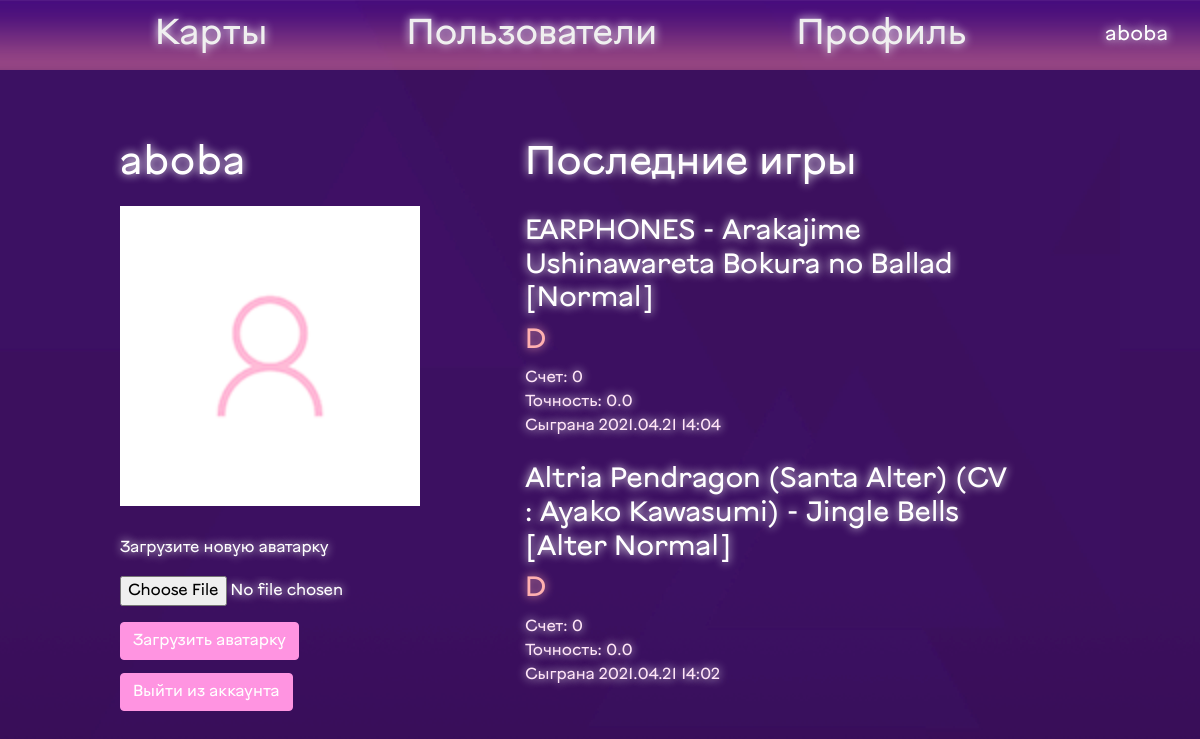
Screenshot of /profile/1 (signed in) with the database file from the repository.
### data/user.py (models this page shows, shortened)
class User(SqlAlchemyBase, UserMixin, SerializerMixin):
    __tablename__ = 'users'
    id = sqlalchemy.Column(sqlalchemy.Integer,
                           primary_key=True, autoincrement=True)
    name = sqlalchemy.Column(sqlalchemy.String)
    email = sqlalchemy.Column(sqlalchemy.String)
    hashed_password = sqlalchemy.Column(sqlalchemy.String)
    avatar = sqlalchemy.Column(sqlalchemy.String, default="default.png")
    created_date = sqlalchemy.Column(sqlalchemy.DateTime, default=datetime.datetime.now())
    plays = orm.relation("Play", back_populates="user")
    friends = sqlalchemy.Column(sqlalchemy.String, default="")
    secret_key = sqlalchemy.Column(sqlalchemy.String, default="-")

### data/play.py (models this page shows)
class Play(SqlAlchemyBase):
    __tablename__ = 'plays'
    id = sqlalchemy.Column(sqlalchemy.Integer,
                           primary_key=True, autoincrement=True)
    beatmap_id = sqlalchemy.Column(sqlalchemy.Integer, sqlalchemy.ForeignKey('maps.beatmap_id'))
    user_id = sqlalchemy.Column(sqlalchemy.Integer, sqlalchemy.ForeignKey('users.id'))
    score = sqlalchemy.Column(sqlalchemy.Integer)
    accuracy = sqlalchemy.Column(sqlalchemy.Float)
    combo = sqlalchemy.Column(sqlalchemy.Integer)
    mark = sqlalchemy.Column(sqlalchemy.String)
    date = sqlalchemy.Column(sqlalchemy.DateTime, default=datetime.datetime.now())
    user = orm.relation('User')
    beatmap = orm.relation('Map')

### data/map.py (models this page shows)
class Map(SqlAlchemyBase, UserMixin, SerializerMixin):
    __tablename__ = 'maps'
    id = sqlalchemy.Column(sqlalchemy.Integer,
                           primary_key=True, autoincrement=True)
    name = sqlalchemy.Column(sqlalchemy.String)
    artist = sqlalchemy.Column(sqlalchemy.String)
    creator = sqlalchemy.Column(sqlalchemy.String)
    version = sqlalchemy.Column(sqlalchemy.String)
    image = sqlalchemy.Column(sqlalchemy.String, default="default.png")
    music = sqlalchemy.Column(sqlalchemy.String, default="default.mp3")
    added_date = sqlalchemy.Column(sqlalchemy.DateTime, default=datetime.datetime.now())
    beatmap_id = sqlalchemy.Column(sqlalchemy.String)
    filename=sqlalchemy.Column(sqlalchemy.String)
    plays = orm.relation("Play", back_populates='beatmap')

### main.py (the view, shortened to what this page needs)
@app.route('/profile/<int:user_id>', methods=['GET', 'POST'])
def profile(user_id):
    if request.method == 'GET':
        sess = db_session.create_session()
        ans = sess.query(User).filter(User.id == user_id)
        if not ans:
            return render_template("404.html", message='Ничего не найдено')
        user = ans[0]
        plays = user.plays
        plays.sort(key=lambda x: x.date, reverse=True)
        marks_colors = {'S': "#ffeec2", "SS": "#ffeec2", "A": "#c8ffbf", "B": "#a8c5ff", "C": "#efb0ff", "D": "#ffb0b0"}
        return render_template("profile.html", user=user, plays=plays, marks_colors=marks_colors)

### data/db_session.py (called while the page is built)
def create_session() -> Session:
    global __factory
    return __factory()

### main.py (called while the page is built)
@login_manager.user_loader
def load_user(user_id):
    db_sess = db_session.create_session()
    return db_sess.query(User).get(user_id)

### templates/profile.html
{% extends "base.html" %}
{% block content %}
    <div style="width:45%; float:left">
        <h1> {{user.name}} </h1>
        <img src="/static/img/avatars/{{user.avatar}}" style="width:300px;">
        {% if current_user.is_authenticated %}
            {% if current_user.id == user.id %}
                <form method="post" enctype="multipart/form-data">
                   <div class="form-group" style="padding: 30px 10px 0px 0px">
                        <p> Загрузите новую аватарку</p>
                        <input type="file" class="form-control-file" id="photo" name="file" style="color:#fff;
                        text-shadow: 0px 0px 10px white;color: #ffffff; font-family: CorpRound;">
                    </div>
                    <button type="submit" class="btn btn-primary default-button" style="background-color: #ff94e1; border-color: #ff94e1;">Загрузить аватарку</button>
                </form>
                <a class="btn btn-primary default-button" href="/logout"
                    style="margin-top:10pt;background-color: #ff94e1; border-color: #ff94e1;">Выйти из аккаунта</a>
            {% endif %}
        {% endif %}
    </div>
    <div style="width:55%; float:left">
        <h1>Последние игры</h1>
        {% for play in plays %}
            <div>
                <h3 style="padding: 10px 0px 0px 0px">
                    {{play.beatmap.artist}} - {{play.beatmap.name}} [{{play.beatmap.version}}]
                </h3>
                <h3 style="color:{{marks_colors[play.mark]}}; padding:0;text-shadow: 0px 0px 10px {{marks_colors[play.mark]}};"> {{play.mark}}</h3>
                <p style="color: #ffe5f7; padding:0">Счет: {{play.score}} <br> Точность: {{play.accuracy}} <br> Сыграна {{play.date.strftime('%Y.%m.%d %H:%M')}} </p>
            </div>
        {% endfor %}
    </div>
{% endblock %}

### templates/base.html (shortened to what this page needs)
<!DOCTYPE html>
<html lang="en">
<head>
    <link rel="stylesheet" type="text/css" href="/static/css/body.css">
    <link rel="stylesheet"
          href="https://stackpath.bootstrapcdn.com/bootstrap/4.4.1/css/bootstrap.min.css"
>
</head>
<body>
<header>
    <nav class="navbar">
        <a class=" alter-button " style="padding:0;margin:0" href="/maps/">Карты</a>
        <a class=" alter-button " style="padding:0;margin:0" href="/users">Пользователи</a>
        {% if current_user.is_authenticated %}
        <a class=" alter-button" style="padding:0;margin:0" href="/profile/{{current_user.id}}">Профиль</a>
        {% else %}
        <a class=" alter-button " style="padding:0;margin:0" href="/login">Профиль</a>
        {% endif %}
        {% if current_user.is_authenticated %}
        <a class="navbar-brand username-button" href="/profile/{{current_user.id}}">{{ current_user.name }}</a>
        {% endif %}
    </nav>
</header>
<main role="main" class="container" style="padding: 30pt 90pt 0pt; margin:0; width:100%" >
    {% block content %}{% endblock %}
</main>
</body>
</html>

### static/css/body.css (style rules this page uses)
.navbar { background-image: url(/static/img/backline1.png); }
body { margin: 0; padding: 0; background-image: url(/static/img/background.png); }
.alter-button { text-shadow: 0px 0px 10px white; background-color: transparent; border: 0; padding: 0; outline:none; color: #f0f0f0; font-size: 36px; font-family: CorpRound; }
.username-button { text-shadow: 0px 0px 10px white; background-color: transparent; border: 0; padding: 0; outline:none; color: #ffffff; font-size: 36px; font-family: CorpRound; }
.default-button { font-family: CorpRound; }
h1 { padding: 30px 0px 10px 0px; text-shadow: 0px 0px 10px white; color: #ffffff; font-family: CorpRound; }
h3 { padding: 30px 0px 10px 0px; text-shadow: 0px 0px 10px white; color: #ffffff; font-family: CorpRound; }
p { text-shadow: 0px 0px 10px white; color: #ffffff; font-family: CorpRound; }

### rows the page displays
User: name "aboba", avatar (placeholder picture)
Play: beatmap.artist "EARPHONES", beatmap.name "Arakajime Ushinawareta Bokura no Ballad", beatmap.version "Normal", mark "D", score "0", accuracy "0.0", date "2021.04.21 14:04"
Play: beatmap.artist "Altria Pendragon (Santa Alter) (CV : Ayako Kawasumi)", beatmap.name "Jingle Bells", beatmap.version "Alter Normal", mark "D", score "0", accuracy "0.0", date "2021.04.21 14:02"
